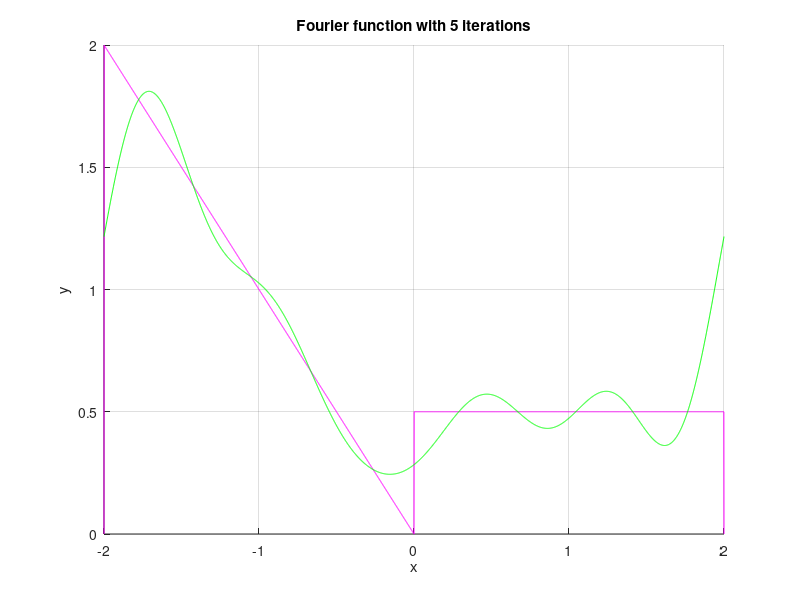

The MATLAB source for this figure:
close all

iterations 	= 5;
period 		= 4;
amplitude 	= 1;
temporary 	= 0;                   
fourier 		= 0;
a0 			= 3/4; 

angularFrequency = (2 * pi) / period;    
xFinal = -2: 0.001 : 2;   
xOriginal = -2: 0.001 : 2;                          

for k = 1: iterations
    ak = ((2*((-1)^(k)-1))/(k*pi)^2);
    bk = (1/2)*(((3*(-1)^(k))+ 1)/(pi*k));
    
    temporary = temporary + (ak * cos(k*angularFrequency*xFinal) + bk * sin(k*angularFrequency*xFinal));
end

fourier = a0 + temporary;
funcionOriginal = (((xOriginal > -2) & (xOriginal < 0)).*(-xOriginal) + ((xOriginal > 0) & (xOriginal < 2)).*(1/2));


figure(1); clf(1)
hold on

plot(xOriginal, funcionOriginal, 'm')
plot(xFinal, fourier, 'g')

xlabel('x')
ylabel('y')
title('Fourier function with 5 iterations')
grid on
